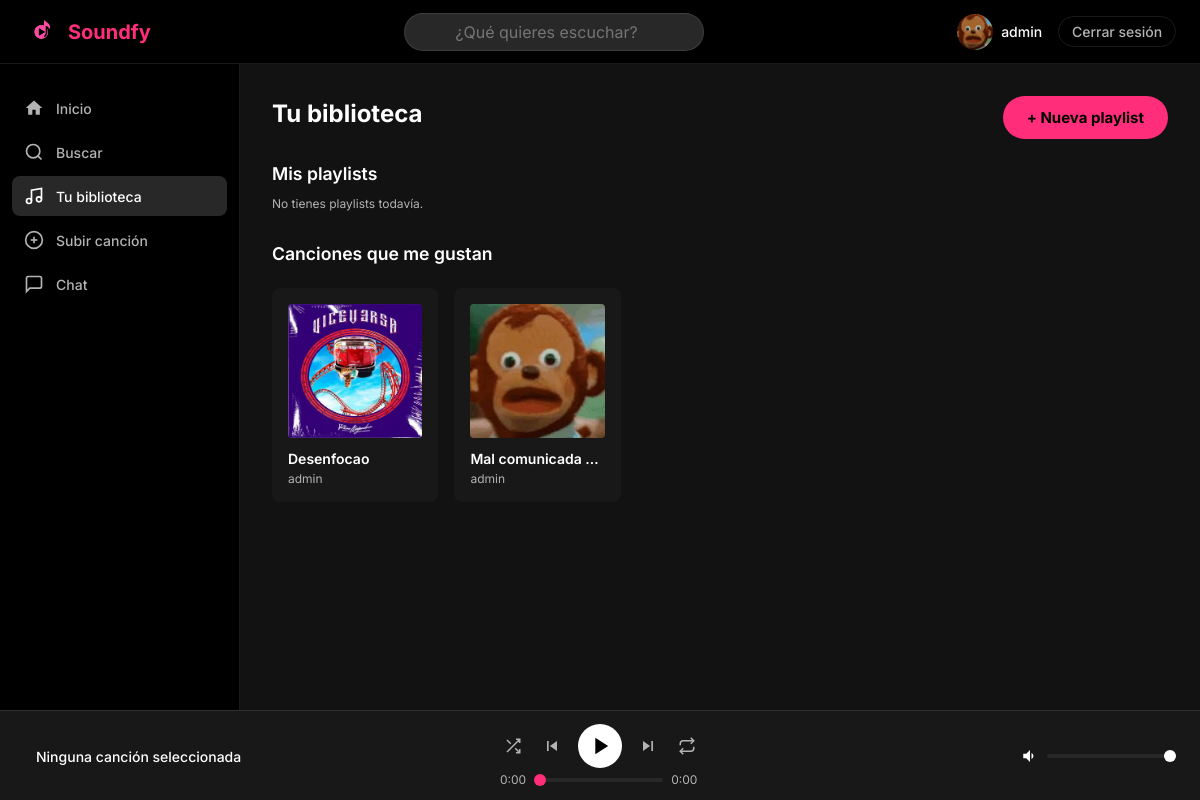
Page /playlists/ (signed in) on the earlier database version.
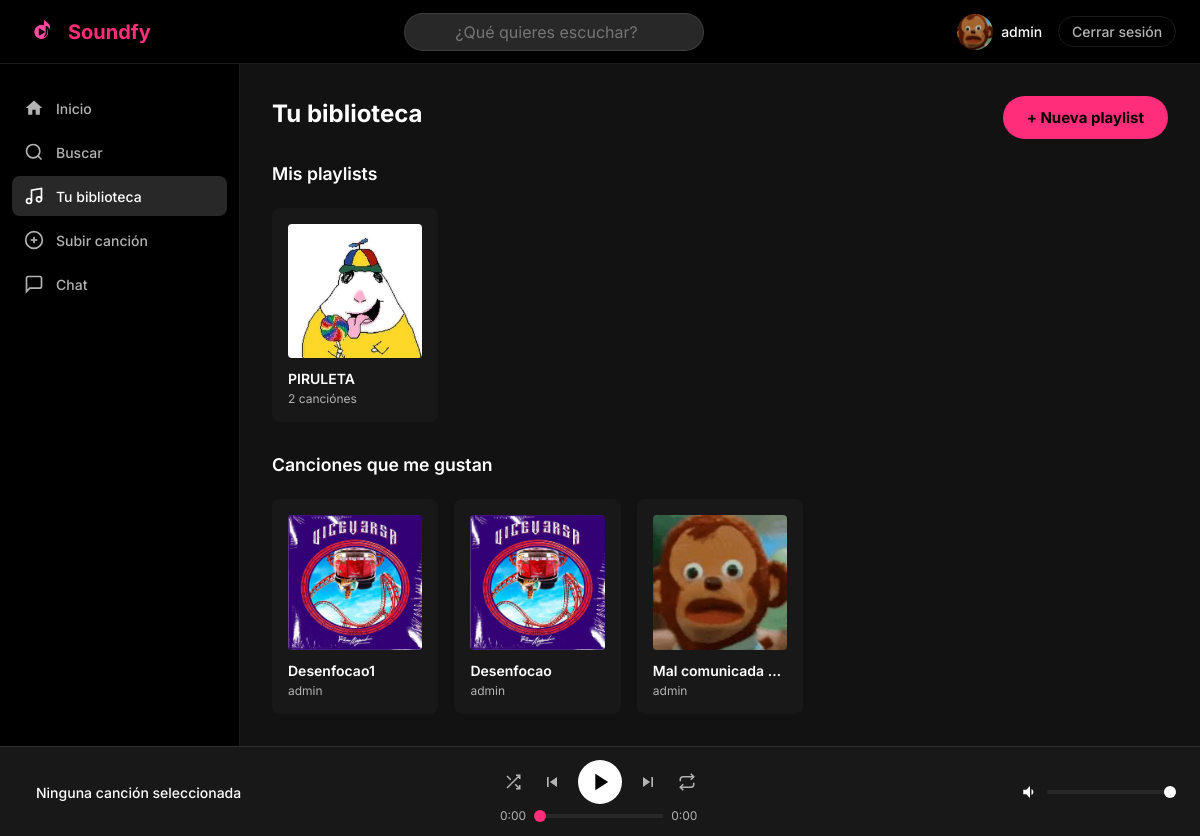
Same page on the later database version.
### users/models.py (models this page shows, shortened)
class Usuario(AbstractUser):
    foto_perfil = models.ImageField(
        upload_to='fotos_perfil/',
        null=True,
        blank=True
    )
    biografia = models.TextField(max_length=500, blank=True)
    fecha_nacimiento = models.DateField(null=True, blank=True)
    es_artista = models.BooleanField(default=False)
    seguidores = models.ManyToManyField(
        'self',
        symmetrical=False,
        related_name='siguiendo',
        blank=True
    )
    class Meta:
        verbose_name = 'Usuario'
        verbose_name_plural = 'Usuarios'

### music/models.py (models this page shows, shortened)
class MeGusta(models.Model):
    usuario = models.ForeignKey(
        Usuario,
        on_delete=models.CASCADE,
        related_name='me_gustas'
    )
    cancion = models.ForeignKey(
        Cancion,
        on_delete=models.CASCADE,
        related_name='me_gustas'
    )
    creado_en = models.DateTimeField(auto_now_add=True)
    class Meta:
        verbose_name = 'Me Gusta'
        verbose_name_plural = 'Me Gustas'
        unique_together = ('usuario', 'cancion')

class Cancion(models.Model):
    titulo = models.CharField(max_length=200)
    artista = models.ForeignKey(
        Usuario,
        on_delete=models.CASCADE,
        related_name='canciones'
    )
    album = models.ForeignKey(
        Album,
        on_delete=models.SET_NULL,
        null=True,
        blank=True,
        related_name='canciones'
    )
    genero = models.ForeignKey(
        Genero,
        on_delete=models.SET_NULL,
        null=True,
        blank=True
    )
    archivo_audio = models.FileField(upload_to='canciones/')
    portada = models.ImageField(upload_to='portadas_canciones/', null=True, blank=True)
    duracion = models.PositiveIntegerField(help_text='Duración en segundos', default=0)
    reproducciones = models.PositiveIntegerField(default=0)
    fecha_subida = models.DateTimeField(auto_now_add=True)
    es_publica = models.BooleanField(default=True)
    class Meta:
        verbose_name = 'Canción'
        verbose_name_plural = 'Canciones'
        ordering = ['-fecha_subida']

class Playlist(models.Model):
    nombre = models.CharField(max_length=200)
    descripcion = models.TextField(blank=True)
    propietario = models.ForeignKey(
        Usuario,
        on_delete=models.CASCADE,
        related_name='playlists'
    )
    canciones = models.ManyToManyField(
        Cancion,
        through='PlaylistCancion',
        blank=True
    )
    portada = models.ImageField(upload_to='portadas_playlists/', null=True, blank=True)
    es_publica = models.BooleanField(default=True)
    creada_en = models.DateTimeField(auto_now_add=True)
    class Meta:
        verbose_name = 'Playlist'
        verbose_name_plural = 'Playlists'

### music/views.py (the view)
# urls.py: path('playlists/', views.vista_mis_playlists, name='mis_playlists'),
@login_required
def vista_mis_playlists(request):
    playlists = request.user.playlists.all().order_by('-creada_en')
    canciones_gustadas = MeGusta.objects.filter(
        usuario=request.user
    ).select_related('cancion', 'cancion__artista').order_by('-creado_en')
    return render(request, 'music/mis_playlists.html', {
        'playlists': playlists,
        'canciones_gustadas': canciones_gustadas,
    })

### templates/music/mis_playlists.html (shortened to what this page needs)
{% extends 'base.html' %}
{% block contenido %}
<div style="display: flex; align-items: center; justify-content: space-between; margin-bottom: 1.5rem;">
    <h2>Tu biblioteca</h2>
    <a href="{% url 'crear_playlist' %}" class="btn-primario">+ Nueva playlist</a>
</div>
<h3 style="margin-bottom: 0.75rem">Mis playlists</h3>
{% if playlists %}
    <div class="grid-canciones">
        {% for playlist in playlists %}
            <a href="{% url 'detalle_playlist' pk=playlist.pk %}" class="tarjeta-cancion" style="text-decoration: none; color: inherit;">
                <div class="tarjeta-portada">
                    {% if playlist.portada %}
                        <img src="{{ playlist.portada.url }}" alt="{{ playlist.nombre }}" loading="lazy">
                    {% else %}
                        <div class="portada-placeholder">♫</div>
                    {% endif %}
                </div>
                <div class="tarjeta-info">
                    <span class="tarjeta-titulo">{{ playlist.nombre }}</span>
                    <span class="tarjeta-artista">{{ playlist.canciones.count }} canción{{ playlist.canciones.count|pluralize:"es" }}{% if not playlist.es_publica %} · 🔒{% endif %}</span>
                </div>
            </a>
        {% endfor %}
    </div>
{% else %}
    <p class="texto-muted">No tienes playlists todavía.</p>
{% endif %}
<h3 style="margin-top: 2rem; margin-bottom: 0.75rem">Canciones que me gustan</h3>
{% if canciones_gustadas %}
    <div class="grid-canciones">
        {% for mg in canciones_gustadas %}
            <div class="tarjeta-cancion">
                <div class="tarjeta-portada" style="cursor: pointer;" onclick="reproducirCancionConCola(
                    '{{ mg.cancion.archivo_audio.url }}',
                    '{{ mg.cancion.titulo }}',
                    '{{ mg.cancion.artista.username }}',
                    '{% if mg.cancion.portada %}{{ mg.cancion.portada.url }}{% endif %}',
                    {{ mg.cancion.pk }},
                    colaBiblioteca
                )">
                    {% if mg.cancion.portada %}
                        <img src="{{ mg.cancion.portada.url }}" alt="{{ mg.cancion.titulo }}" loading="lazy">
                    {% else %}
                        <div class="portada-placeholder">♫</div>
                    {% endif %}
                </div>
                <div class="tarjeta-info">
                    <a href="{% url 'detalle_cancion' pk=mg.cancion.pk %}" class="tarjeta-titulo" style="text-decoration: none; color: inherit;">
                        {{ mg.cancion.titulo }}
                    </a>
                    <span class="tarjeta-artista">{{ mg.cancion.artista.username }}</span>
                </div>
            </div>
        {% endfor %}
    </div>
{% else %}
    <p class="texto-muted">Todavía no tienes canciones guardadas. Dale ♥ a las que te gusten.</p>
{% endif %}
{% endblock %}

### templates/base.html (shortened to what this page needs)
<!DOCTYPE html>
<html lang="es">
<head>
    {% load static %}
    <link rel="stylesheet" href="{% static 'css/estilos.css' %}">
</head>
<body>
{% if user.is_authenticated %}
    {% include 'partials/navbar.html' %}
    {% include 'partials/sidebar.html' %}
    <main class="contenido-principal">
        {% block contenido %}{% endblock %}
    </main>
    {% include 'partials/reproductor.html' %}
{% else %}
    <main class="pagina-auth">
        {% block contenido_auth %}{% endblock %}
    </main>
{% endif %}
</body>
</html>

### templates/partials/navbar.html
{% load static %}
<nav class="navbar">
    {% load static %}
    <div class="navbar-logo">
        <a href="{% url 'inicio' %}">
            <img src="{% static 'img/logo.png' %}" alt="Soundfy" height="36">
            <span>Soundfy</span>
        </a>
    </div>
    <div class="navbar-busqueda">
        <form action="{% url 'buscar' %}" method="GET">
            <input
                type="search"
                name="q"
                placeholder="¿Qué quieres escuchar?"
                value="{{ request.GET.q }}"
            >
        </form>
    </div>
    <div class="navbar-usuario">
        <a href="{% url 'perfil' username=user.username %}">
            {% if user.foto_perfil %}
                <img src="{{ user.foto_perfil.url }}" alt="{{ user.username }}" class="avatar-pequeño">
            {% else %}
                <div class="avatar-pequeño avatar-placeholder">{{ user.username|first|upper }}</div>
            {% endif %}
            <span>{{ user.username }}</span>
        </a>
        <a href="{% url 'logout' %}" class="btn-logout">Cerrar sesión</a>
    </div>
</nav>

### templates/partials/sidebar.html (shortened to what this page needs)
{% load static %}
<aside class="sidebar">
    <nav class="sidebar-nav">
        <a href="{% url 'inicio' %}" class="sidebar-link {% if request.resolver_match.url_name == 'inicio' %}activo{% endif %}">
            <svg width="20" height="20" viewBox="0 0 24 24" fill="currentColor"><path d="M10 20v-6h4v6h5v-8h3L12 3 2 12h3v8z"/></svg>
            Inicio
        </a>
        <a href="{% url 'buscar' %}" class="sidebar-link {% if request.resolver_match.url_name == 'buscar' %}activo{% endif %}">
            <svg width="20" height="20" viewBox="0 0 24 24" fill="none" stroke="currentColor" stroke-width="2"><circle cx="11" cy="11" r="8"/><path d="m21 21-4.35-4.35"/></svg>
            Buscar
        </a>
        <a href="{% url 'mis_playlists' %}" class="sidebar-link {% if request.resolver_match.url_name == 'mis_playlists' %}activo{% endif %}">
            <svg width="20" height="20" viewBox="0 0 24 24" fill="none" stroke="currentColor" stroke-width="2"><path d="M9 18V5l12-2v13"/><circle cx="6" cy="18" r="3"/><circle cx="18" cy="16" r="3"/></svg>
            Tu biblioteca
        </a>
        <a href="{% url 'subir_cancion' %}" class="sidebar-link {% if request.resolver_match.url_name == 'subir_cancion' %}activo{% endif %}">
            <svg width="20" height="20" viewBox="0 0 24 24" fill="none" stroke="currentColor" stroke-width="2"><circle cx="12" cy="12" r="10"/><line x1="12" y1="8" x2="12" y2="16"/><line x1="8" y1="12" x2="16" y2="12"/></svg>
            Subir canción
        </a>
        <a href="{% url 'lista_salas' %}" class="sidebar-link {% if request.resolver_match.url_name == 'lista_salas' %}activo{% endif %}">
            <svg width="20" height="20" viewBox="0 0 24 24" fill="none" stroke="currentColor" stroke-width="2"><path d="M21 15a2 2 0 0 1-2 2H7l-4 4V5a2 2 0 0 1 2-2h14a2 2 0 0 1 2 2z"/></svg>
            Chat
        </a>
    </nav>
</aside>

### templates/partials/reproductor.html (shortened to what this page needs)
<div class="reproductor" id="reproductor">
    <div class="reproductor-info">
        <div class="reproductor-texto">
            <a id="reproductor-link-titulo" href="#" class="reproductor-titulo-link">
                <span id="reproductor-titulo">Ninguna canción seleccionada</span>
            </a>
        </div>
    </div>
    <div class="reproductor-centro">
        <div class="reproductor-controles">
            <button id="btn-aleatorio" class="btn-repro-extra" title="Aleatorio" onclick="toggleAleatorio()">
                <svg width="18" height="18" viewBox="0 0 24 24" fill="none" stroke="currentColor" stroke-width="2"><path d="M16 3h5v5M4 20 21 3M21 16v5h-5M15 15l6 6M4 4l5 5"/></svg>
            </button>
            <button id="btn-anterior" title="Anterior">
                <svg width="20" height="20" viewBox="0 0 24 24" fill="currentColor"><path d="M6 6h2v12H6zm3.5 6 8.5 6V6z"/></svg>
            </button>
            <button id="btn-play-pause" class="btn-play" title="Reproducir / Pausar">
                <svg width="28" height="28" viewBox="0 0 24 24" fill="currentColor" id="icono-play"><path d="M8 5v14l11-7z"/></svg>
            </button>
            <button id="btn-siguiente" title="Siguiente">
                <svg width="20" height="20" viewBox="0 0 24 24" fill="currentColor"><path d="M6 18l8.5-6L6 6v12zM16 6v12h2V6h-2z"/></svg>
            </button>
            <button id="btn-repetir" class="btn-repro-extra" title="Repetir" onclick="toggleRepetir()">
                <svg width="18" height="18" viewBox="0 0 24 24" fill="none" stroke="currentColor" stroke-width="2"><path d="M17 1l4 4-4 4"/><path d="M3 11V9a4 4 0 0 1 4-4h14M7 23l-4-4 4-4"/><path d="M21 13v2a4 4 0 0 1-4 4H3"/></svg>
            </button>
        </div>
        <div class="reproductor-progreso">
            <span id="tiempo-actual">0:00</span>
            <input type="range" id="barra-progreso" value="0" min="0" max="100" step="1">
            <span id="tiempo-total">0:00</span>
        </div>
    </div>
    <div class="reproductor-volumen">
        <svg width="18" height="18" viewBox="0 0 24 24" fill="currentColor"><path d="M3 9v6h4l5 5V4L7 9H3zm13.5 3c0-1.77-1.02-3.29-2.5-4.03v8.05c1.48-.73 2.5-2.25 2.5-4.02z"/></svg>
        <input type="range" id="barra-volumen" value="100" min="0" max="100" step="1">
    </div>
</div>

Differences in the rows shown:
added Playlist: portada (picture), nombre "PIRULETA", canciones.count "2"
added MeGusta: cancion.portada (picture), cancion.titulo "Desenfocao1", cancion.artista.username "admin"
Other differences:
text no longer shown: "No tienes playlists todavía."
